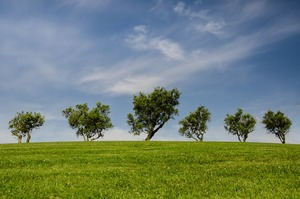
#> input picture lab01/test_images/tree.png, 300 x 199 px
$ python lab.py
#> lines starting #> are read from the running program, lines starting #| are printed output that depends on the picture
#!/usr/bin/env python3

import math

from PIL import Image as Image

# NO ADDITIONAL IMPORTS ALLOWED!


# [23 lines left out: function get_pixel, not called in this run]


def set_pixel(image, x, y, c):
    image['pixels'][y*image['width']+x] = c


# [13 lines left out: function apply_per_pixel, not called in this run]


def inverted(image):
    return apply_per_pixel(image, lambda c: (255-c))


# HELPER FUNCTIONS
# [252 lines left out: functions create_kernel, correlate, round_and_clip_image, blurred, sharpened, edges and 6 more, not called in this run]


def load_color_image(filename):
    """
    Loads a color image from the given file and returns a dictionary
    representing that image.

    Invoked as, for example:
       i = load_color_image('test_images/cat.png')
    """
#> called with filename = 'test_images/tree.png'
    with open(filename, 'rb') as img_handle:
        img = Image.open(img_handle)
#> img is the input picture: PIL image 300x199 RGB; mean R, G, B 111.9, 129.2, 113.7
        img = img.convert('RGB')  # in case we were given a greyscale image
        img_data = img.getdata()
        pixels = list(img_data)
#> pixels = 59700 items
        w, h = img.size
#> w = 300; h = 199
        return {'height': h, 'width': w, 'pixels': pixels}


def save_color_image(image, filename, mode='PNG'):
    """
    Saves the given color image to disk or to a file-like object.  If filename
    is given as a string, the file type will be inferred from the given name.
    If filename is given as a file-like object, the file type will be
    determined by the 'mode' parameter.
    """
    out = Image.new(mode='RGB', size=(image['width'], image['height']))
    out.putdata(image['pixels'])
    if isinstance(filename, str):
        out.save(filename)
    else:
        out.save(filename, mode)
    out.close()

def invert_color_values(image):
        #store (r,g,b) values as separate images
        r = [e[0] for e in image['pixels']]
        g = [e[1] for e in image['pixels']]
        b = [e[2] for e in image['pixels']]
        #modififies each image independently
        color_pixels = []
        #creates pixel values based on corresponding values in each image
        for i in range(len(r)):
            color_pixels.append((b[i], r[i], g[i]))
        return {
        'height': image['height'],
        'width': image['width'],
        'pixels': color_pixels
        }


if __name__ == '__main__':
    # [64 lines of commented-out code are left out]
    tree = load_color_image('test_images/tree.png')
#> tree = 3 items
    save_color_image(invert_color_values(tree), 'inverted_color_tree.png')
#> in invert_color_values, `r = [e[0] for e in image['pixels']]`: r = 59700 items
#> in save_color_image, `out = Image.new(mode='RGB', size=(image['width'], image['height']))`: out: PIL image 300x199 RGB; every value is 0
#> in save_color_image, `out.putdata(image['pixels'])`:
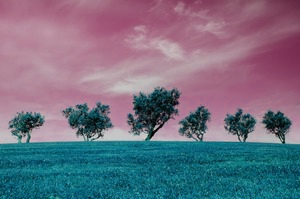
#> out: PIL image 300x199 RGB; mean R, G, B 113.7, 111.9, 129.2
    pass

$ run again, with lab01/test_images/bluegill.png copied over lab01/test_images/tree.png
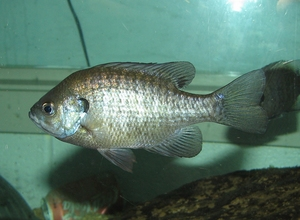
#> input picture lab01/test_images/bluegill.png, 300 x 220 px
#> in load_color_image, img is the input picture: PIL image 300x220 RGB; mean R, G, B 86.7, 118.4, 104.7
#> pixels = 66000 items
#> tree = 3 items
#> r = 66000 items
#> in save_color_image, `out.putdata(image['pixels'])`:
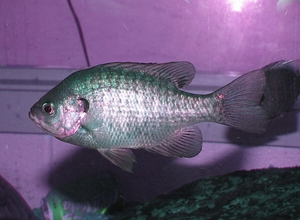
#> out: PIL image 300x220 RGB; mean R, G, B 104.7, 86.7, 118.4

$ run again, with lab01/test_images/pigbird.png copied over lab01/test_images/tree.png
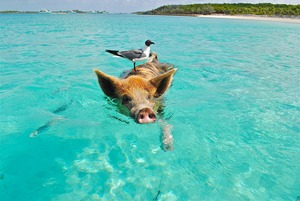
#> input picture lab01/test_images/pigbird.png, 300 x 201 px
#> in load_color_image, img is the input picture: PIL image 300x201 RGB; mean R, G, B 94.4, 188.8, 180.6
#> pixels = 60300 items
#> tree = 3 items
#> r = 60300 items
#> in save_color_image, `out.putdata(image['pixels'])`:
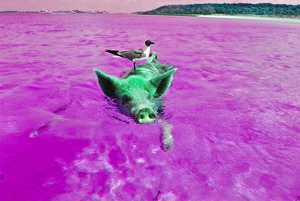
#> out: PIL image 300x201 RGB; mean R, G, B 180.6, 94.4, 188.8
